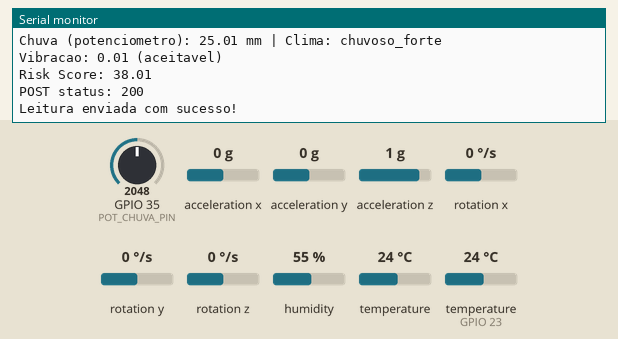
Bench run of a program on a simulated ESP32. Shown: the last lines printed to the serial monitor. The test bench sets the inputs (shaded band); at power-on: acceleration x 0 g, GPIO 35 (POT_CHUVA_PIN) = 2048, humidity 55 %, acceleration y 0 g, acceleration z 1 g, temperature (sensor on GPIO 23) 24 °C, rotation x 0 °/s, rotation y 0 °/s, rotation z 0 °/s, temperature 24 °C. WiFi joins after 1.5 s; servers stay silent unless stated; uploads are accepted with an empty reply.

Above: at 4.3 s.
4.4 s: acceleration x set to -1.4 g
At 8.27 s:
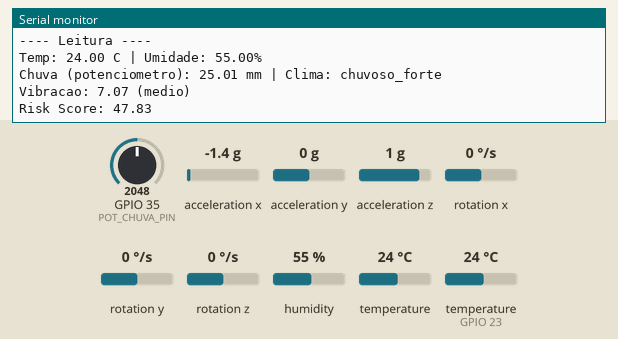
14.6 s: GPIO 35 (POT_CHUVA_PIN) set to 122
At 19.5 s:
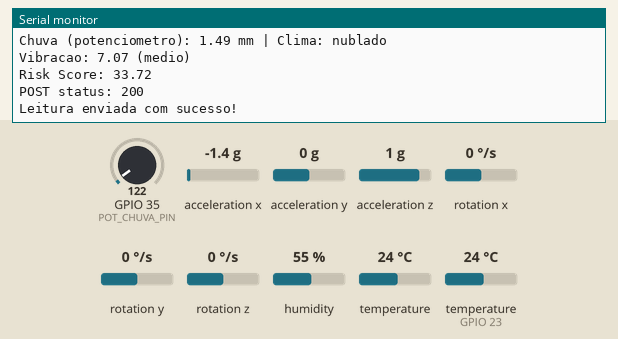
24.6 s: humidity set to 22 %
At 29.5 s:
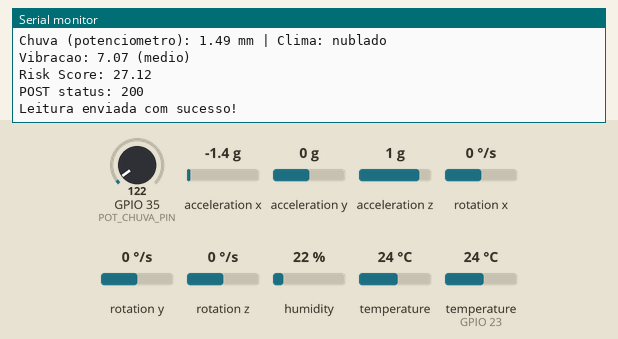
30.2 s: acceleration y set to -1.4 g
At 34.5 s:
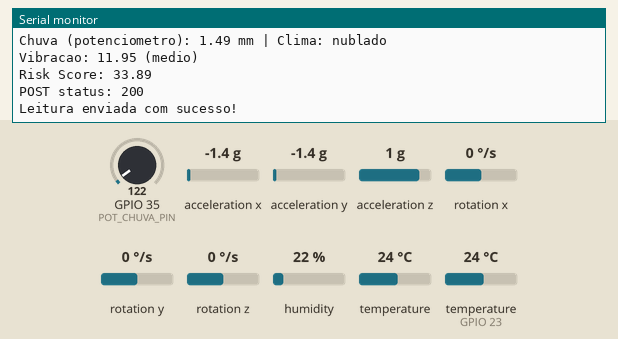
35.8 s: acceleration z set to -1.4 g
At 39.5 s:
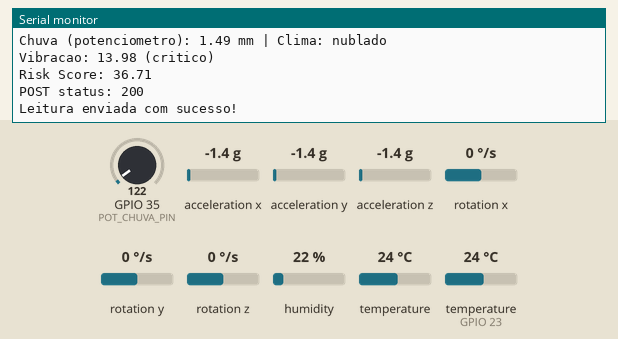
44.6 s: temperature (sensor on GPIO 23) set to 12 °C
At 49.5 s:
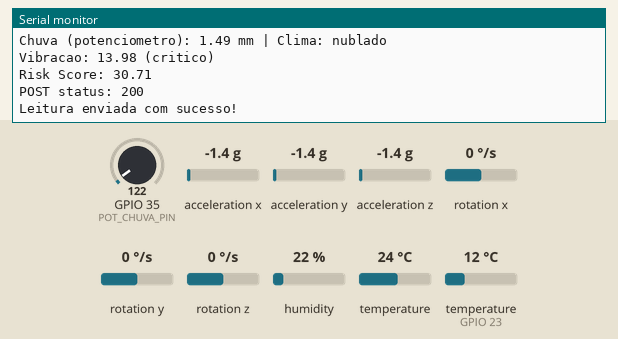
Timing chart, 0 to 51.0 s (numbered marks = the images above; inputs shaded):
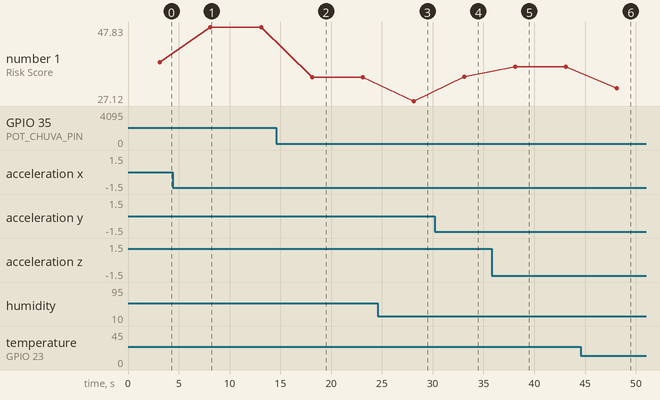

Measured:
- after the input at 4.4 s, the serial monitor: prints a new line after 3.7 s (image 1)
- after the input at 14.6 s, the serial monitor: prints a new line after 3.5 s (image 2)
- after the input at 24.6 s, the serial monitor: prints a new line after 3.5 s (image 3)
- after the input at 30.2 s, the serial monitor: prints a new line after 2.9 s (image 4)
- after the input at 35.8 s, the serial monitor: prints a new line after 2.3 s (image 5)
- after the input at 44.6 s, the serial monitor: prints a new line after 3.5 s (image 6)
- plotted number 1: 38.01 → 47.83 after the input at 4.4 s, 47.83 → 33.72 after the input at 14.6 s, 33.72 → 27.12 after the input at 24.6 s, 27.12 → 33.89 after the input at 30.2 s, 33.89 → 36.71 after the input at 35.8 s

The program:

main.cpp
```cpp
/*
  RiskGuard - Firmware ESP32 (versão reduzida - MVP, Wokwi)

  Sensores usados no MVP:
    - DHT22 (simula DHT11 no Wokwi) -> temperature, humidity
    - Potenciômetro                  -> simula o MH-RD (chuva)
    - MPU6050                        -> vibration_level, vibration_status
*/
#include <arduino.h>
#include <WiFi.h>
#include <WiFiClientSecure.h>
#include <HTTPClient.h>
#include <DHT.h>
#include <Wire.h>
#include <Adafruit_MPU6050.h>
#include <Adafruit_Sensor.h>
#include "secrets.h"

// ---------- WIFI ----------
// No Wokwi, sempre use estas credenciais (rede de simulação):
const char *WIFI_SSID = "Wokwi-GUEST";
const char *WIFI_PASSWORD = "";


// ---------- VALORES FIXOS (campos que saíram do MVP mas existem na tabela) ----------
const float VALOR_FIXO_SPEED = 0.0;
const char *VALOR_FIXO_GPS_ZONE = "campo_aberto";

// ---------- PINOS ----------
#define DHTPIN 23        // DHT22 - digital (temperatura + umidade)
#define DHTTYPE DHT22    // no Wokwi usamos DHT22 (não tem DHT11 disponível)
#define POT_CHUVA_PIN 35 // Potenciômetro simulando o MH-RD (chuva) - ADC
// MPU6050 usa I2C fixo: SDA=21, SCL=22

// ---------- OBJETOS DOS SENSORES ----------
DHT dht(DHTPIN, DHTTYPE);
Adafruit_MPU6050 mpu;

// ---------- TIMING (sem delay, usando millis) ----------
const unsigned long INTERVALO_LEITURA_MS = 5000; // envia a cada 5s
unsigned long ultimoEnvio = 0;

// ---------- PESOS DA FÓRMULA DO RISK_SCORE ----------
const float PESO_TEMPERATURA = 0.25;
const float PESO_UMIDADE = 0.20;
const float PESO_CLIMA = 0.30;
const float PESO_VIBRACAO = 0.25;

// =====================================================
// WIFI
// =====================================================
void conectarWiFi()
{
    Serial.print("Conectando ao WiFi");
    WiFi.begin(WIFI_SSID, WIFI_PASSWORD);

    unsigned long inicio = millis();
    while (WiFi.status() != WL_CONNECTED && millis() - inicio < 15000)
    {
        Serial.print(".");
        delay(300);
    }

    if (WiFi.status() == WL_CONNECTED)
    {
        Serial.println("\nWiFi conectado!");
        Serial.print("IP: ");
        Serial.println(WiFi.localIP());
    }
    else
    {
        Serial.println("\nFalha ao conectar no WiFi.");
    }
}

// =====================================================
// LEITURAS DOS SENSORES
// =====================================================
void lerDHT(float &temperatura, float &umidade)
{
    temperatura = dht.readTemperature();
    umidade = dht.readHumidity();

    if (isnan(temperatura) || isnan(umidade))
    {
        Serial.println("AVISO: falha ao ler o DHT.");
        temperatura = 25.0; // valor de segurança pra não travar a simulação
        umidade = 50.0;
    }
}

float lerChuvaPotenciometro(String &weatherCondition)
{
    int leituraBruta = analogRead(POT_CHUVA_PIN); // 0-4095
    float mmChuva = (leituraBruta / 4095.0) * 50.0;

    if (mmChuva == 0.0)
    {
        weatherCondition = "ensolarado";
    }
    else if (mmChuva <= 2.5)
    {
        weatherCondition = "nublado";
    }
    else if (mmChuva <= 10.0)
    {
        weatherCondition = "chuvoso";
    }
    else
    {
        weatherCondition = "chuvoso_forte";
    }

    return mmChuva;
}

float lerVibracao()
{
    sensors_event_t accel, gyro, temp;
    mpu.getEvent(&accel, &gyro, &temp);

    float magnitude = sqrt(
        accel.acceleration.x * accel.acceleration.x +
        accel.acceleration.y * accel.acceleration.y +
        accel.acceleration.z * accel.acceleration.z);

    return constrain(abs(magnitude - 9.8), 0.0, 18.0);
}

String classificarVibracao(float vibracao)
{
    if (vibracao <= 6.0)
    {
        return "aceitavel";
    }
    else if (vibracao <= 12.0)
    {
        return "medio";
    }
    else
    {
        return "critico";
    }
}

float calcularRiskScore(float temperatura, float umidade, float mmChuva, float vibracao)
{
    float tempNorm = constrain((temperatura / 50.0) * 100.0, 0, 100);
    float umidNorm = constrain(umidade, 0, 100);
    float climaNorm = constrain((mmChuva / 50.0) * 100.0, 0, 100);
    float vibNorm = constrain((vibracao / 18.0) * 100.0, 0, 100);

    float score = (tempNorm * PESO_TEMPERATURA) +
                  (umidNorm * PESO_UMIDADE) +
                  (climaNorm * PESO_CLIMA) +
                  (vibNorm * PESO_VIBRACAO);

    return constrain(score, 0, 100);
}

// =====================================================
// ENVIO: POST HTTPS pro Supabase
// =====================================================
void enviarParaSupabase(float temperatura, float umidade, float mmChuva,
                        String weatherCondition, float vibracao,
                        String vibrationStatus, float riskScore)
{

    if (WiFi.status() != WL_CONNECTED)
    {
        Serial.println("ERRO: WiFi desconectado, não foi possível enviar.");
        return;
    }

    WiFiClientSecure client;
    client.setInsecure();

    HTTPClient http;
    http.begin(client, SUPABASE_URL);
    http.addHeader("Content-Type", "application/json");
    http.addHeader("apikey", SUPABASE_ANON_KEY);
    http.addHeader("Authorization", String("Bearer ") + SUPABASE_ANON_KEY);
    http.addHeader("Prefer", "return=minimal");

    String payload = "{";
    payload += "\"machine_id\":\"" + String(MACHINE_ID) + "\",";
    payload += "\"temperature\":" + String(temperatura, 2) + ",";
    payload += "\"humidity\":" + String(umidade, 2) + ",";
    payload += "\"speed\":" + String(VALOR_FIXO_SPEED, 2) + ",";
    payload += "\"weather_condition\":\"" + weatherCondition + "\",";
    payload += "\"rain_percent\":" + String(mmChuva, 2) + ",";
    payload += "\"gps_zone\":\"" + String(VALOR_FIXO_GPS_ZONE) + "\",";
    payload += "\"vibration_level\":" + String(vibracao, 2) + ",";
    payload += "\"vibration_status\":\"" + vibrationStatus + "\",";
    payload += "\"risk_score\":" + String(riskScore, 2);
    payload += "}";

    int statusCode = http.POST(payload);

    if (statusCode < 0)
    {
        Serial.print("Falha de conexão (");
        Serial.print(statusCode);
        Serial.println("), tentando de novo...");
        delay(500);
        statusCode = http.POST(payload);
    }

    Serial.print("POST status: ");
    Serial.println(statusCode);

    if (statusCode == 201 || statusCode == 200)
    {
        Serial.println("Leitura enviada com sucesso!");
    }
    else
    {
        Serial.println("Erro ao enviar:");
        Serial.println(http.getString());
    }

    http.end();
}

// =====================================================
// CICLO COMPLETO: ler tudo, calcular, enviar
// =====================================================
void processarCicloDeLeitura()
{
    float temperatura, umidade;
    lerDHT(temperatura, umidade);

    String weatherCondition;
    float mmChuva = lerChuvaPotenciometro(weatherCondition);

    float vibracao = lerVibracao();
    String vibrationStatus = classificarVibracao(vibracao);

    float riskScore = calcularRiskScore(temperatura, umidade, mmChuva, vibracao);

    Serial.println("---- Leitura ----");
    Serial.printf("Temp: %.2f C | Umidade: %.2f%%\n", temperatura, umidade);
    Serial.printf("Chuva (potenciometro): %.2f mm | Clima: %s\n", mmChuva, weatherCondition.c_str());
    Serial.printf("Vibracao: %.2f (%s)\n", vibracao, vibrationStatus.c_str());
    Serial.printf("Risk Score: %.2f\n", riskScore);

    enviarParaSupabase(temperatura, umidade, mmChuva, weatherCondition,
                       vibracao, vibrationStatus, riskScore);
}

// =====================================================
// SETUP
// =====================================================
void setup()
{
    Serial.begin(115200);
    delay(100);

    dht.begin();

    Wire.begin(); // SDA=21, SCL=22
    if (!mpu.begin())
    {
        Serial.println("ERRO: MPU6050 não encontrado. Verifique a fiação.");
    }
    else
    {
        mpu.setAccelerometerRange(MPU6050_RANGE_8_G);
        mpu.setGyroRange(MPU6050_RANGE_500_DEG);
        Serial.println("MPU6050 inicializado.");
    }

    conectarWiFi();

    if (WiFi.status() == WL_CONNECTED)
    {
        delay(1500);
    }

    ultimoEnvio = millis() - INTERVALO_LEITURA_MS;
}

// =====================================================
// LOOP
// =====================================================
void loop()
{
    unsigned long agora = millis();

    if (agora - ultimoEnvio >= INTERVALO_LEITURA_MS)
    {
        ultimoEnvio = agora;
        processarCicloDeLeitura();
    }
}
```

secrets.example.h
```cpp
#pragma once

const char *SUPABASE_URL = "https://SEU-PROJETO.supabase.co/rest/v1/sensor_readings";
const char *SUPABASE_ANON_KEY = "COLE_SUA_CHAVE_AQUI";
const char *MACHINE_ID = "COLE_O_ID_DA_MAQUINA_AQUI";
```
